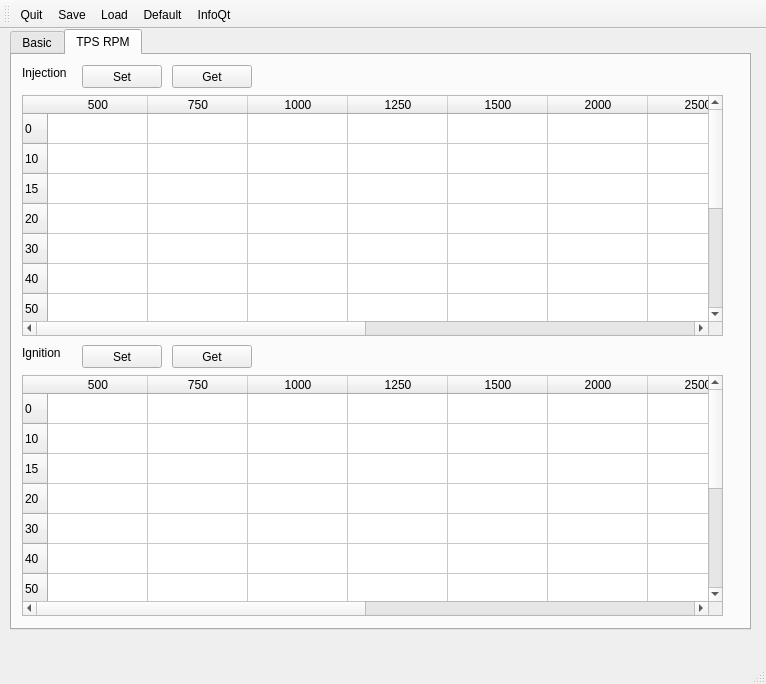
<?xml version="1.0" encoding="UTF-8"?>
<ui version="4.0">
 <class>interface</class>
 <widget class="QMainWindow" name="interface">
  <property name="geometry">
   <rect>
    <x>0</x>
    <y>0</y>
    <width>766</width>
    <height>684</height>
   </rect>
  </property>
  <property name="windowTitle">
   <string>interface</string>
  </property>
  <widget class="QWidget" name="centralWidget">
   <widget class="QTabWidget" name="tabAll">
    <property name="geometry">
     <rect>
      <x>10</x>
      <y>0</y>
      <width>741</width>
      <height>601</height>
     </rect>
    </property>
    <property name="currentIndex">
     <number>1</number>
    </property>
    <widget class="QWidget" name="tabBasic">
     <attribute name="title">
      <string>Basic</string>
     </attribute>
     <widget class="QGroupBox" name="groupBox">
      <property name="geometry">
       <rect>
        <x>20</x>
        <y>10</y>
        <width>191</width>
        <height>91</height>
       </rect>
      </property>
      <property name="title">
       <string>Serial Comm</string>
      </property>
      <widget class="QComboBox" name="cmbPort">
       <property name="geometry">
        <rect>
         <x>10</x>
         <y>50</y>
         <width>79</width>
         <height>23</height>
        </rect>
       </property>
       <item>
        <property name="text">
         <string>ttyUSB0</string>
        </property>
       </item>
       <item>
        <property name="text">
         <string>ttyUSB1</string>
        </property>
       </item>
       <item>
        <property name="text">
         <string>ttyATK0</string>
        </property>
       </item>
       <item>
        <property name="text">
         <string>ttyATK1</string>
        </property>
       </item>
       <item>
        <property name="text">
         <string>ttyACM0</string>
        </property>
       </item>
       <item>
        <property name="text">
         <string>ttyACM1</string>
        </property>
       </item>
      </widget>
      <widget class="QLabel" name="label">
       <property name="geometry">
        <rect>
         <x>10</x>
         <y>30</y>
         <width>81</width>
         <height>16</height>
        </rect>
       </property>
       <property name="text">
        <string>38400-8-n-1</string>
       </property>
      </widget>
      <widget class="QPushButton" name="btnOpen">
       <property name="geometry">
        <rect>
         <x>100</x>
         <y>30</y>
         <width>80</width>
         <height>23</height>
        </rect>
       </property>
       <property name="text">
        <string>Open</string>
       </property>
      </widget>
      <widget class="QPushButton" name="btnMonitor">
       <property name="geometry">
        <rect>
         <x>100</x>
         <y>60</y>
         <width>80</width>
         <height>23</height>
        </rect>
       </property>
       <property name="text">
        <string>Monitor</string>
       </property>
      </widget>
     </widget>
     <widget class="QGroupBox" name="groupBox_2">
      <property name="geometry">
       <rect>
        <x>20</x>
        <y>110</y>
        <width>691</width>
        <height>441</height>
       </rect>
      </property>
      <property name="title">
       <string>Communication Data</string>
      </property>
      <widget class="QPlainTextEdit" name="txtCommData">
       <property name="geometry">
        <rect>
         <x>20</x>
         <y>30</y>
         <width>651</width>
         <height>391</height>
        </rect>
       </property>
       <property name="readOnly">
        <bool>true</bool>
       </property>
      </widget>
     </widget>
     <widget class="QGroupBox" name="groupBox_3">
      <property name="geometry">
       <rect>
        <x>250</x>
        <y>20</y>
        <width>461</width>
        <height>80</height>
       </rect>
      </property>
      <property name="title">
       <string>TPS Calibration</string>
      </property>
      <widget class="QLineEdit" name="txtTPSFull">
       <property name="geometry">
        <rect>
         <x>10</x>
         <y>20</y>
         <width>113</width>
         <height>23</height>
        </rect>
       </property>
      </widget>
      <widget class="QLineEdit" name="txtTPSOff">
       <property name="geometry">
        <rect>
         <x>10</x>
         <y>50</y>
         <width>113</width>
         <height>23</height>
        </rect>
       </property>
      </widget>
      <widget class="QPushButton" name="btnTPSFullGet">
       <property name="geometry">
        <rect>
         <x>140</x>
         <y>20</y>
         <width>80</width>
         <height>23</height>
        </rect>
       </property>
       <property name="text">
        <string>Full</string>
       </property>
      </widget>
      <widget class="QPushButton" name="btnTPSOffGet">
       <property name="geometry">
        <rect>
         <x>140</x>
         <y>50</y>
         <width>80</width>
         <height>23</height>
        </rect>
       </property>
       <property name="text">
        <string>Off</string>
       </property>
      </widget>
      <widget class="QPushButton" name="btnTPSSet">
       <property name="geometry">
        <rect>
         <x>370</x>
         <y>20</y>
         <width>80</width>
         <height>23</height>
        </rect>
       </property>
       <property name="text">
        <string>Set</string>
       </property>
      </widget>
      <widget class="QPushButton" name="btnTPSGet">
       <property name="geometry">
        <rect>
         <x>370</x>
         <y>50</y>
         <width>80</width>
         <height>23</height>
        </rect>
       </property>
       <property name="text">
        <string>Get</string>
       </property>
      </widget>
     </widget>
    </widget>
    <widget class="QWidget" name="tabTPSRPM">
     <attribute name="title">
      <string>TPS RPM</string>
     </attribute>
     <widget class="QTableWidget" name="tblInj">
      <property name="geometry">
       <rect>
        <x>10</x>
        <y>40</y>
        <width>701</width>
        <height>241</height>
       </rect>
      </property>
      <property name="rowCount">
       <number>12</number>
      </property>
      <property name="columnCount">
       <number>12</number>
      </property>
      <row>
       <property name="text">
        <string>0</string>
       </property>
      </row>
      <row>
       <property name="text">
        <string>10</string>
       </property>
      </row>
      <row>
       <property name="text">
        <string>15</string>
       </property>
      </row>
      <row>
       <property name="text">
        <string>20</string>
       </property>
      </row>
      <row>
       <property name="text">
        <string>30</string>
       </property>
      </row>
      <row>
       <property name="text">
        <string>40</string>
       </property>
      </row>
      <row>
       <property name="text">
        <string>50</string>
       </property>
      </row>
      <row>
       <property name="text">
        <string>60</string>
       </property>
      </row>
      <row>
       <property name="text">
        <string>70</string>
       </property>
      </row>
      <row>
       <property name="text">
        <string>80</string>
       </property>
      </row>
      <row>
       <property name="text">
        <string>90</string>
       </property>
      </row>
      <row>
       <property name="text">
        <string>100</string>
       </property>
      </row>
      <column>
       <property name="text">
        <string>500</string>
       </property>
      </column>
      <column>
       <property name="text">
        <string>750</string>
       </property>
      </column>
      <column>
       <property name="text">
        <string>1000</string>
       </property>
      </column>
      <column>
       <property name="text">
        <string>1250</string>
       </property>
      </column>
      <column>
       <property name="text">
        <string>1500</string>
       </property>
      </column>
      <column>
       <property name="text">
        <string>2000</string>
       </property>
      </column>
      <column>
       <property name="text">
        <string>2500</string>
       </property>
      </column>
      <column>
       <property name="text">
        <string>3000</string>
       </property>
      </column>
      <column>
       <property name="text">
        <string>4000</string>
       </property>
      </column>
      <column>
       <property name="text">
        <string>5000</string>
       </property>
      </column>
      <column>
       <property name="text">
        <string>5500</string>
       </property>
      </column>
      <column>
       <property name="text">
        <string>6000</string>
       </property>
      </column>
     </widget>
     <widget class="QLabel" name="label_2">
      <property name="geometry">
       <rect>
        <x>10</x>
        <y>10</y>
        <width>57</width>
        <height>15</height>
       </rect>
      </property>
      <property name="text">
       <string>Injection</string>
      </property>
     </widget>
     <widget class="QTableWidget" name="tblIgn">
      <property name="geometry">
       <rect>
        <x>10</x>
        <y>320</y>
        <width>701</width>
        <height>241</height>
       </rect>
      </property>
      <property name="rowCount">
       <number>12</number>
      </property>
      <property name="columnCount">
       <number>12</number>
      </property>
      <row>
       <property name="text">
        <string>0</string>
       </property>
      </row>
      <row>
       <property name="text">
        <string>10</string>
       </property>
      </row>
      <row>
       <property name="text">
        <string>15</string>
       </property>
      </row>
      <row>
       <property name="text">
        <string>20</string>
       </property>
      </row>
      <row>
       <property name="text">
        <string>30</string>
       </property>
      </row>
      <row>
       <property name="text">
        <string>40</string>
       </property>
      </row>
      <row>
       <property name="text">
        <string>50</string>
       </property>
      </row>
      <row>
       <property name="text">
        <string>60</string>
       </property>
      </row>
      <row>
       <property name="text">
        <string>70</string>
       </property>
      </row>
      <row>
       <property name="text">
        <string>80</string>
       </property>
      </row>
      <row>
       <property name="text">
        <string>90</string>
       </property>
      </row>
      <row>
       <property name="text">
        <string>100</string>
       </property>
      </row>
      <column>
       <property name="text">
        <string>500</string>
       </property>
      </column>
      <column>
       <property name="text">
        <string>750</string>
       </property>
      </column>
      <column>
       <property name="text">
        <string>1000</string>
       </property>
      </column>
      <column>
       <property name="text">
        <string>1250</string>
       </property>
      </column>
      <column>
       <property name="text">
        <string>1500</string>
       </property>
      </column>
      <column>
       <property name="text">
        <string>2000</string>
       </property>
      </column>
      <column>
       <property name="text">
        <string>2500</string>
       </property>
      </column>
      <column>
       <property name="text">
        <string>3000</string>
       </property>
      </column>
      <column>
       <property name="text">
        <string>4000</string>
       </property>
      </column>
      <column>
       <property name="text">
        <string>5000</string>
       </property>
      </column>
      <column>
       <property name="text">
        <string>5500</string>
       </property>
      </column>
      <column>
       <property name="text">
        <string>6000</string>
       </property>
      </column>
     </widget>
     <widget class="QLabel" name="label_3">
      <property name="geometry">
       <rect>
        <x>10</x>
        <y>290</y>
        <width>57</width>
        <height>15</height>
       </rect>
      </property>
      <property name="text">
       <string>Ignition</string>
      </property>
     </widget>
     <widget class="QPushButton" name="btnInjSet">
      <property name="geometry">
       <rect>
        <x>70</x>
        <y>10</y>
        <width>80</width>
        <height>23</height>
       </rect>
      </property>
      <property name="text">
       <string>Set</string>
      </property>
     </widget>
     <widget class="QPushButton" name="btnInjGet">
      <property name="geometry">
       <rect>
        <x>160</x>
        <y>10</y>
        <width>80</width>
        <height>23</height>
       </rect>
      </property>
      <property name="text">
       <string>Get</string>
      </property>
     </widget>
     <widget class="QPushButton" name="btnIgnSet">
      <property name="geometry">
       <rect>
        <x>70</x>
        <y>290</y>
        <width>80</width>
        <height>23</height>
       </rect>
      </property>
      <property name="text">
       <string>Set</string>
      </property>
     </widget>
     <widget class="QPushButton" name="btnIgnGet">
      <property name="geometry">
       <rect>
        <x>160</x>
        <y>290</y>
        <width>80</width>
        <height>23</height>
       </rect>
      </property>
      <property name="text">
       <string>Get</string>
      </property>
     </widget>
    </widget>
   </widget>
  </widget>
  <widget class="QMenuBar" name="menuBar">
   <property name="geometry">
    <rect>
     <x>0</x>
     <y>0</y>
     <width>766</width>
     <height>20</height>
    </rect>
   </property>
  </widget>
  <widget class="QToolBar" name="mainToolBar">
   <attribute name="toolBarArea">
    <enum>TopToolBarArea</enum>
   </attribute>
   <attribute name="toolBarBreak">
    <bool>false</bool>
   </attribute>
   <addaction name="actionQuit"/>
   <addaction name="actionSave"/>
   <addaction name="actionLoad"/>
   <addaction name="actionDefault"/>
   <addaction name="actionInfoQt"/>
  </widget>
  <widget class="QStatusBar" name="statusBar"/>
  <action name="actionQuit">
   <property name="text">
    <string>Quit</string>
   </property>
  </action>
  <action name="actionInfoQt">
   <property name="text">
    <string>InfoQt</string>
   </property>
  </action>
  <action name="actionSave">
   <property name="text">
    <string>Save</string>
   </property>
  </action>
  <action name="actionLoad">
   <property name="text">
    <string>Load</string>
   </property>
  </action>
  <action name="actionDefault">
   <property name="text">
    <string>Default</string>
   </property>
  </action>
 </widget>
 <layoutdefault spacing="6" margin="11"/>
 <resources/>
 <connections/>
</ui>
